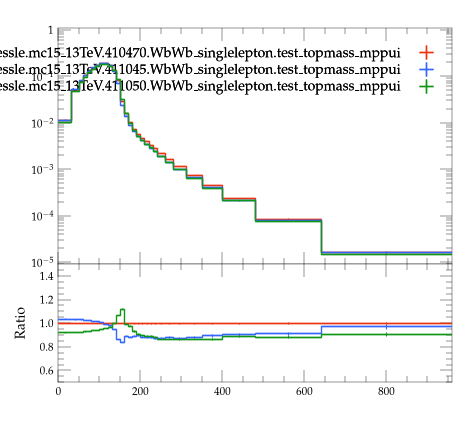

The Python source for this figure:
#! /usr/bin/env python3

# This Python script was auto-generated using YODA v2.1.2.
# Analysis object: /WbWb_singlelepton/m_bl_fine
# Timestamp: 07-08-2026 (09:16:01)

import matplotlib as mpl
import matplotlib.pyplot as plt
mpl.use('Agg') # comment out for interactive use
import os
import numpy as np
from numpy import nan, inf

plotDir = os.path.split(os.path.realpath(__file__))[0]
if 'YODA_USER_PLOT_PATH' in globals():
    plot_outdir = globals()['YODA_USER_PLOT_PATH']
else:
    plot_outdir = plotDir

#plot style
plt.style.use(os.path.join(plotDir, '../default.mplstyle'))
# plot metadata
figW, figH = plt.rcParams['figure.figsize']
ax_xLabel = ''
ax_yLabel = ''
ax_title  = ''
ax_xScale = 'linear'
ax_yScale = 'log'
xLims = (0.0, 960.0)
yLims = (9e-06, 1.1)

# TeX-friendly labels for the legend
labels = {
  'legend' : ([ r"user.johessle.mc15\_13TeV.410470.WbWb\_singlelepton.test\_topmass\_mppui", r"user.johessle.mc15\_13TeV.411045.WbWb\_singlelepton.test\_topmass\_mppui", r"user.johessle.mc15\_13TeV.411050.WbWb\_singlelepton.test\_topmass\_mppui" ], r""),
}

# Adjust canvas width and height
canvasW = 10.0
canvasH = 9.0
figW *= canvasW/10.
figH *= canvasH/9.

# Create figure and axis objects
fig, (ax, ratio0_ax) = plt.subplots(2, 1, sharex=True,
                  figsize=(figW,figH), gridspec_kw={'height_ratios': (6.0, 3.0)})

# Set figure margins
plt.subplots_adjust(
    left   = 1.0 * plt.rcParams['figure.subplot.left'],
    right  = 1.0 * plt.rcParams['figure.subplot.right'],
    top    = 1.0 * plt.rcParams['figure.subplot.top'],
    bottom = 1.0 * plt.rcParams['figure.subplot.bottom'])

ratio0_ax.yaxis.set_major_locator(mpl.ticker.MultipleLocator(0.2))
ratio0_ax.set_ylim(0.5, 1.4999)
ratio0_ax.set_ylabel('Ratio')

# the numerical data is stored in a separate file
dataf = dict()
prefix = os.path.split(__file__)[0]
if prefix:    prefix = prefix + '/'
exec(open(prefix+'m_bl_fine__data.py').read(), dataf)


legend_handles = dict() # keep track of handles for the legend

# style options for curves
# starts at zorder>=5 to draw curve on top of legend
styles = {
  'user.johessle.mc15_13TeV.410470.WbWb_singlelepton.test_topmass_mppui.yoda': {
    'color' : '#EE3311',
    'linestyle' : '-',
    'lineopacity' : 1.0,
    'linewidth' : 1,
    'marker' : 'none',
    'markersize' : 2,
    'capsize' : 0.0,
    'zorder' : 5,
    'histstyle' : 1,
    'drawstyle' : 'steps-pre',
    'xerrorbars' : 1,
    'yerrorbars' : 1,
    'fillcolor' : None,
    'fillopacity' : 1.0,
    'ratio0_linestyle' : '-',
    'ratio0_lineopacity' : 1.0,
    'ratio0_linewidth' : 1,
    'ratio0_marker' : 'none',
    'ratio0_markersize' : 2,
    'ratio0_capsize' : 0.0,
    'ratio0_zorder' : 5,
    'ratio0_histstyle' : 1,
    'ratio0_drawstyle' : 'steps-pre',
    'ratio0_xerrorbars' : 1,
    'ratio0_yerrorbars' : 1,
  },
  'user.johessle.mc15_13TeV.411045.WbWb_singlelepton.test_topmass_mppui.yoda': {
    'color' : '#3366FF',
    'linestyle' : '-',
    'lineopacity' : 1.0,
    'linewidth' : 1,
    'marker' : 'none',
    'markersize' : 2,
    'capsize' : 0.0,
    'zorder' : 6,
    'histstyle' : 1,
    'drawstyle' : 'steps-pre',
    'xerrorbars' : 1,
    'yerrorbars' : 1,
    'fillcolor' : None,
    'fillopacity' : 1.0,
    'ratio0_linestyle' : '-',
    'ratio0_lineopacity' : 1.0,
    'ratio0_linewidth' : 1,
    'ratio0_marker' : 'none',
    'ratio0_markersize' : 2,
    'ratio0_capsize' : 0.0,
    'ratio0_zorder' : 6,
    'ratio0_histstyle' : 1,
    'ratio0_drawstyle' : 'steps-pre',
    'ratio0_xerrorbars' : 1,
    'ratio0_yerrorbars' : 1,
  },
  'user.johessle.mc15_13TeV.411050.WbWb_singlelepton.test_topmass_mppui.yoda': {
    'color' : '#109618',
    'linestyle' : '-',
    'lineopacity' : 1.0,
    'linewidth' : 1,
    'marker' : 'none',
    'markersize' : 2,
    'capsize' : 0.0,
    'zorder' : 7,
    'histstyle' : 1,
    'drawstyle' : 'steps-pre',
    'xerrorbars' : 1,
    'yerrorbars' : 1,
    'fillcolor' : None,
    'fillopacity' : 1.0,
    'ratio0_linestyle' : '-',
    'ratio0_lineopacity' : 1.0,
    'ratio0_linewidth' : 1,
    'ratio0_marker' : 'none',
    'ratio0_markersize' : 2,
    'ratio0_capsize' : 0.0,
    'ratio0_zorder' : 7,
    'ratio0_histstyle' : 1,
    'ratio0_drawstyle' : 'steps-pre',
    'ratio0_xerrorbars' : 1,
    'ratio0_yerrorbars' : 1,
  },
}

# curve from input yoda files in main panel
for label, yvals in dataf['yvals'].items():
    if all(np.isnan(v) for v in dataf['yvals'][label]):
        continue
    tmp = None
    if styles[label]['histstyle']: # draw as histogram
        xpos = dataf['xedges'][label] if styles[label]['drawstyle'] else dataf['xpoints'][label]
        ypos = np.insert(yvals, 0, yvals[0]) if styles[label]['drawstyle'] else yvals
        if styles[label]['fillcolor']: # fill area below curve
            ax.fill_between(xpos, ypos, step='pre',
                            color=styles[label]['fillcolor'],
                            alpha=styles[label]['fillopacity'])
        tmp, = ax.plot(xpos, ypos,
                       color=styles[label]['color'],
                       linestyle=styles[label]['linestyle'],
                       alpha=styles[label]['lineopacity'],
                       linewidth=styles[label]['linewidth'],
                       drawstyle=styles[label]['drawstyle'], solid_joinstyle='miter',
                       zorder=styles[label]['zorder'], label=label)
    tmp = ax.errorbar(dataf['xpoints'][label], yvals,
                      xerr=np.array(dataf['xerrs'][label])*styles[label]['xerrorbars'],
                      yerr=np.array(dataf['yerrs'][label])*styles[label]['yerrorbars'],
                      fmt=styles[label]['marker'], capsize=styles[label]['capsize'],
                      alpha=styles[label]['lineopacity'],
                      markersize=styles[label]['markersize'],
                      ecolor=styles[label]['color'],
                      color=styles[label]['color'], zorder=styles[label]['zorder'])
    tmp[-1][0].set_linestyle(styles[label]['linestyle'])
    tmp[-1][0].set_linewidth(styles[label]['linewidth'])
    if label in dataf['add_legend_handle']:  legend_handles[label] = tmp
    for varLabel in dataf['variation_yvals'].keys():
        if varLabel.startswith(label):
            tmp, = ax.plot(dataf['xedges'][label], dataf['variation_yvals'][varLabel],
                           color=styles[label]['color'],
                           linestyle=styles[label]['linestyle'],
                           linewidth=styles[label]['linewidth'],
                           drawstyle='steps-pre', solid_joinstyle='miter',
                           zorder=styles[label]['zorder'], alpha=0.5)


# plots on ratio panel
# curve from input yoda files in ratio panel
for label, yvals in dataf['ratio0_yvals'].items():
    if all(np.isnan(v) for v in yvals):
        continue
    if styles[label]['ratio0_histstyle']: # plot as histogram
        xpos = dataf['xedges']['user.johessle.mc15_13TeV.410470.WbWb_singlelepton.test_topmass_mppui.yoda'] if styles[label]['ratio0_drawstyle'] else dataf['xpoints']['user.johessle.mc15_13TeV.410470.WbWb_singlelepton.test_topmass_mppui.yoda']
        ypos = np.insert(yvals, 0, yvals[0]) if styles[label]['ratio0_drawstyle'] else yvals
        ratio0_ax.plot(xpos, ypos,
                       color=styles[label]['color'],
                       linewidth=styles[label]['linewidth'],
                       linestyle=styles[label]['ratio0_linestyle'],
                       alpha=styles[label]['ratio0_lineopacity'],
                       drawstyle=styles[label]['ratio0_drawstyle'], zorder=styles[label]['zorder'],
                       solid_joinstyle='miter')
    tmp = ratio0_ax.errorbar(dataf['xpoints']['user.johessle.mc15_13TeV.410470.WbWb_singlelepton.test_topmass_mppui.yoda'], yvals,
                             xerr=np.array(dataf['ref_xerrs'])*styles[label]['ratio0_xerrorbars'],
                             yerr=np.array(dataf['ratio0_yerrs'][label])*styles[label]['ratio0_yerrorbars'],
                             fmt=styles[label]['ratio0_marker'], capsize=styles[label]['ratio0_capsize'],
                             alpha=styles[label]['ratio0_lineopacity'],
                             markersize=styles[label]['ratio0_markersize'],
                             ecolor=styles[label]['color'],
                             color=styles[label]['color'])
    tmp[-1][0].set_linestyle(styles[label]['ratio0_linestyle'])
    tmp[-1][0].set_linewidth(styles[label]['ratio0_linewidth'])

    for varlabel in dataf['ratio0_variation_vals'].keys():
        if varlabel.startswith(label):
            ratio0_ax.plot(dataf['xedges']['user.johessle.mc15_13TeV.410470.WbWb_singlelepton.test_topmass_mppui.yoda'],
                            dataf['ratio0_variation_vals'][varlabel],
                            color=styles[label]['color'],
                            linestyle=styles[label]['linestyle'],
                            linewidth=styles[label]['linewidth'],
                            drawstyle='steps-pre', solid_joinstyle='miter',
                            zorder=1, alpha=0.5)

legend_items = list(legend_handles.values())
ax.add_artist(ax.legend(legend_items,
                        labels['legend'][0],
                        title=labels['legend'][1],
                        alignment='right',
                        loc='upper right',
                        bbox_to_anchor=(1.0, 0.97),markerfirst=False))

# set plot metadata as defined above
ratio0_ax.set_xlabel(ax_xLabel)
ratio0_ax.xaxis.set_label_coords(1., -0.15)
ax.set_ylabel(ax_yLabel, ha='right', va='top')
ax.yaxis.set_label_coords(-0.11, 1.0)
ax.set_title(ax_title, loc='left')
ax.set_xscale(ax_xScale)
ax.set_yscale(ax_yScale)
ratio0_ax.set_yscale('linear')
ax.set_xlim(xLims)
ax.set_ylim(yLims)

# tick formatting
plt.rcParams['xtick.top'] = True
plt.rcParams['ytick.right'] = True
ax.yaxis.set_major_locator(mpl.ticker.LogLocator(base=10.0, numticks=np.inf))
ax.yaxis.set_minor_locator(mpl.ticker.LogLocator(
                           base=10.0, subs=np.arange(0.1, 1, 0.1), numticks=np.inf))
fig.align_ylabels((ax, ratio0_ax))
plt.savefig(os.path.join(plot_outdir, 'm_bl_fine.pdf'), format='PDF')
plt.savefig(os.path.join(plot_outdir, 'm_bl_fine.png'), format='PNG')

plt.close(fig)
